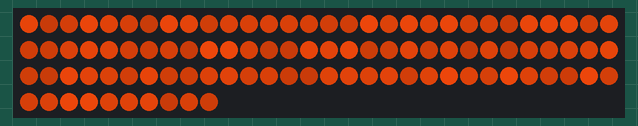
Bench run of a sketch on a simulated Arduino Uno, built with avr-gcc and run on an emulated ATmega328P. On the bench: 100 RGB LEDs in strip order, left to right, continuing on the next row. Dim RGB values are drawn brighter than linear; the strip is taken to match the declared colour order; random numbers use the default seed unless the sketch sets one.

Above: at 0.37 s.

The sketch:

halloween.ino
```cpp
#include <Adafruit_NeoPixel.h>

#define PIN      8
#define N_LEDS  100

Adafruit_NeoPixel strip = Adafruit_NeoPixel(N_LEDS, PIN, NEO_RGB + NEO_KHZ800);

unsigned long timeToRun = 6 * 3600000;
unsigned long timeToSleep = 24 * 3600000 - timeToRun;
unsigned long startTime;

void setup()
{
    strip.begin();
    startTime = millis();
}

void loop() {
    if (millis() - startTime > timeToRun) {
        turnAllOff();
        delay(timeToSleep);
        startTime = millis();
    }
    effect();
    delay(10+random(50));
}

void effect() {
    for (int i = 0; i < N_LEDS; i++) {
        uint8_t brightness = 100+random(100);
        uint8_t red = brightness;
        uint8_t green = (uint8_t)(brightness * 0.3);
        uint8_t blue = (uint8_t)(brightness * 0.05);
        setPixel(i, red, green, blue);
    }
    strip.show();
}

void turnAllOff() {
    for (int i = 0; i < N_LEDS; i++) {
        setPixel(i, 0, 0, 0);
    }
    strip.show();
}

void setPixel(int pixel, byte red, byte green, byte blue) {
   strip.setPixelColor(pixel, strip.Color(red, green, blue));
}
```
